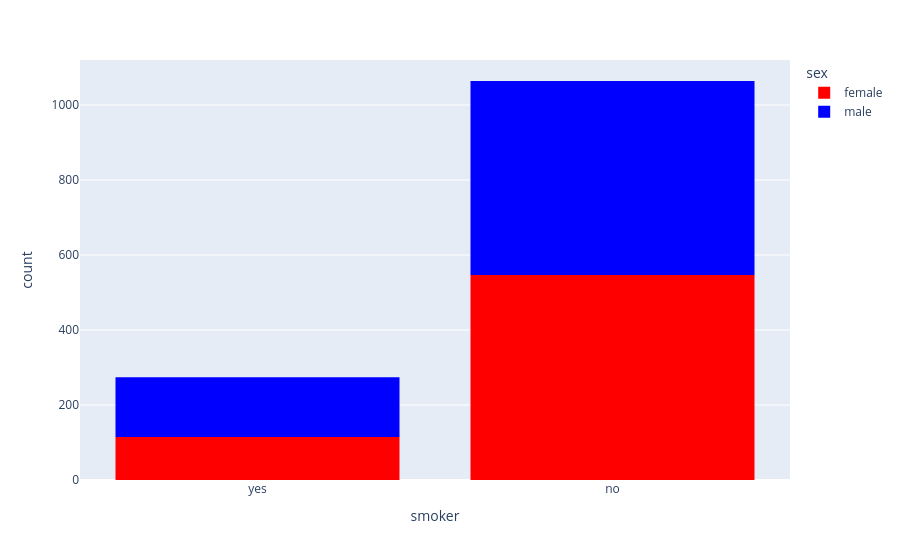

The cell this chart's notebook holds for it:
### Code cell
px.histogram(medical_df, x = "smoker", color="sex", color_discrete_sequence=["red", "blue"])

### Figure 1 — Plotly figure (JSON) as saved in the notebook; plotly's stock layout.template omitted (floating-point values rounded to 4 significant figures; data arrays with more than 128 entries replaced by an {"elided": "..."} marker saying what was removed)
{"data": [{"bingroup": "x", "hovertemplate": "sex=female<br>smoker=%{x}<br>count=%{y}<extra></extra>", "legendgroup": "female", "marker": {"color": "red", "pattern": {"shape": ""}}, "name": "female", "orientation": "v", "showlegend": true, "type": "histogram", "x": {"elided": "662 str values"}, "xaxis": "x", "yaxis": "y"}, {"bingroup": "x", "hovertemplate": "sex=male<br>smoker=%{x}<br>count=%{y}<extra></extra>", "legendgroup": "male", "marker": {"color": "blue", "pattern": {"shape": ""}}, "name": "male", "orientation": "v", "showlegend": true, "type": "histogram", "x": {"elided": "676 str values"}, "xaxis": "x", "yaxis": "y"}], "layout": {"barmode": "relative", "legend": {"title": {"text": "sex"}, "tracegroupgap": 0}, "margin": {"t": 60}, "xaxis": {"anchor": "y", "domain": [0, 1], "title": {"text": "smoker"}}, "yaxis": {"anchor": "x", "domain": [0, 1], "title": {"text": "count"}}}}
